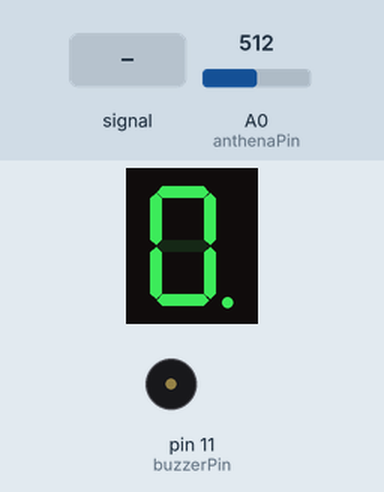
Recording of a sketch running on a simulated Arduino Uno, built with avr-gcc and run on an emulated ATmega328P. Parts: 1-digit seven-segment display, buzzer (waves = sounding). Wiring (inferred from the names in the program): 1-digit 7-segment display, segments lit when HIGH: segments pin 3, pin 4, pin 5, pin 6, pin 7, pin 8, pin 9, pin 2. Inputs (shaded band) come from the test bench; at power-on: A0 (anthenaPin) = 512. The segment pins are drawn as the display they are named for.

Above: at 1.2 s.
1.3 s: A0 (anthenaPin) fed a 200 Hz sine of ±460 counts around its level
At 1.75 s:
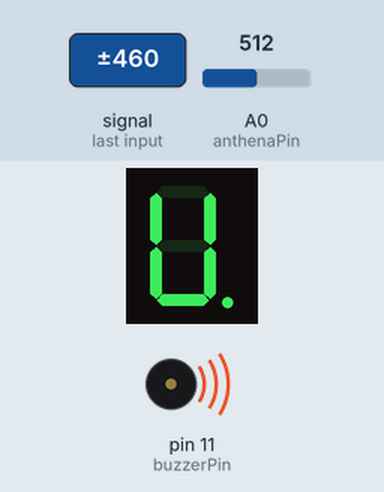
3.4 s: A0 (anthenaPin) set to 122
At 3.55 s:
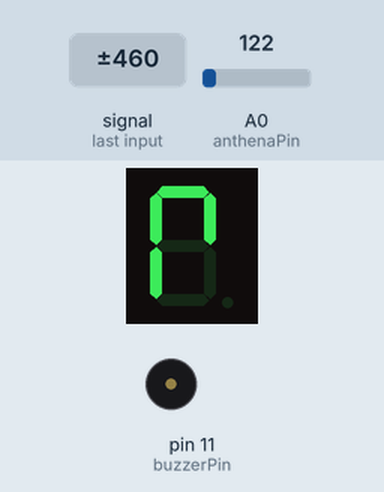
6.4 s: A0 (anthenaPin) set to 96
At 6.76 s:
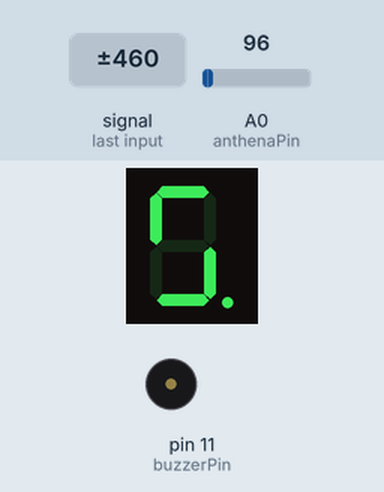
8.9 s: A0 (anthenaPin) set to 78
10.4 s: A0 (anthenaPin) set to 65
At 10.69 s:
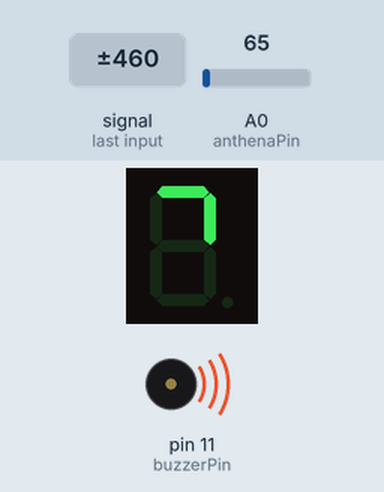
11.9 s: A0 (anthenaPin) set to 37
13.4 s: A0 (anthenaPin) set to 32
At 13.74 s:
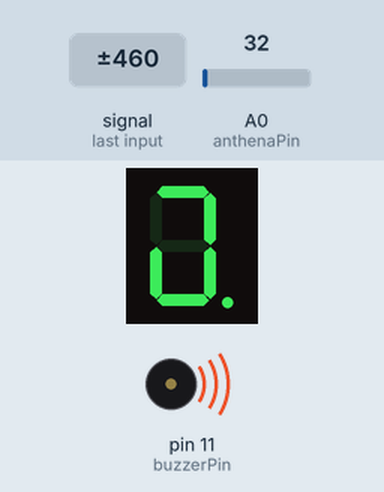
Timing chart, 0 to 16.4 s (numbered marks = the images above; inputs shaded):
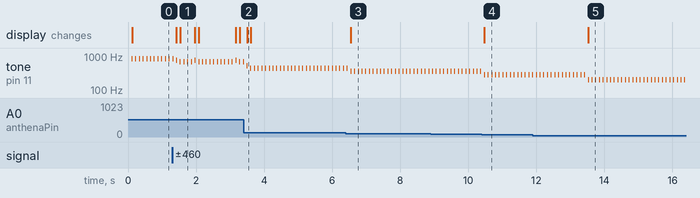

Measured:
- the behaviour switches between 105 and 104 on A0 (anthenaPin) (found by bisection; images 2 and 3)
- the behaviour switches between 70 and 69 on A0 (anthenaPin) (found by bisection; images 3 and 4)
- the behaviour switches between 35 and 34 on A0 (anthenaPin) (found by bisection; images 4 and 5)
- after the input at 1.3 s, the display: first changes after 0.12 s (image 1 shows a later state)
- after the input at 3.4 s, the display: changes after 0.10 s (image 2)
- after the input at 6.4 s, the display: changes after 0.15 s (image 3)
- after the input at 10.4 s, the display: changes after 0.07 s (image 4)
- after the input at 13.4 s, the display: changes after 0.12 s (image 5)

The sketch:

emfDetector.ino
```cpp
//pins of 7 segment display
const int pinA = 2;
const int pinB = 3;
const int pinC = 4;
const int pinD = 5;
const int pinE = 6;
const int pinF = 7;
const int pinG = 8;
const int pinDP = 9;

const int anthenaPin = A0;
const int buzzerPin = 11;

const int buzzerDuration = 10;
const int segSize = 8;  //size of array used for storing the dipslay pins
const int noOfDigits = 10;
const int sampleSize = 1000;  // number of readings needed for displaying one level

unsigned long averaging = 0;  // variable for tracking the average value of the readings
int val = 0 ;  // variable to track each reading's value
int buzzerTone;


//  pins are stored in an array for easier access
int segments[segSize] = {
  pinA, pinB, pinC, pinD, pinE, pinF, pinG, pinDP
};

byte digitMatrix[noOfDigits][segSize - 1] = {
// a  b  c  d  e  f  g
  {1, 1, 1, 1, 1, 1, 0}, // 0
  {0, 1, 1, 0, 0, 0, 0}, // 1
  {1, 1, 0, 1, 1, 0, 1}, // 2
  {1, 1, 1, 1, 0, 0, 1}, // 3
  {0, 1, 1, 0, 0, 1, 1}, // 4
  {1, 0, 1, 1, 0, 1, 1}, // 5
  {1, 0, 1, 1, 1, 1, 1}, // 6
  {1, 1, 1, 0, 0, 0, 0}, // 7
  {1, 1, 1, 1, 1, 1, 1}, // 8
  {1, 1, 1, 1, 0, 1, 1} //9
};


void displayNumber(byte digit) {

  for (int i = 0; i < segSize - 1; i++) {
      digitalWrite(segments[i], digitMatrix[digit][i]);
  }

}

// function that performs multiple readings and returns an aggregate value
int readSamples(){

  averaging = 0; //reset the average for the next reading
  for (int i = 0 ; i < sampleSize; i++){
    val = analogRead(anthenaPin);
    val = constrain(val, 0, 300);  // only consider emf input between 0 and 300
    averaging += val;
  }
   averaging = averaging/sampleSize;
   return averaging;

}

void setup() {

  //the anthena will capture the emf signal
  pinMode(anthenaPin, INPUT);
  pinMode(buzzerPin, OUTPUT);

  // the display pins are all used for output
  for (int i = 0; i < segSize; i++) {
      pinMode(segments[i], OUTPUT);
  }

  Serial.begin(9600);

}

void loop() {

  averaging = readSamples();

  averaging = map(averaging, 0, 350, 0, 10); // mapping to a 0-9 digit to broadcast on the display
  displayNumber(averaging);

  buzzerTone = map(averaging, 0, 10, 200, 1000); // mapping the tone according to the emf level
  tone(buzzerPin, buzzerTone, buzzerDuration);

}
```
